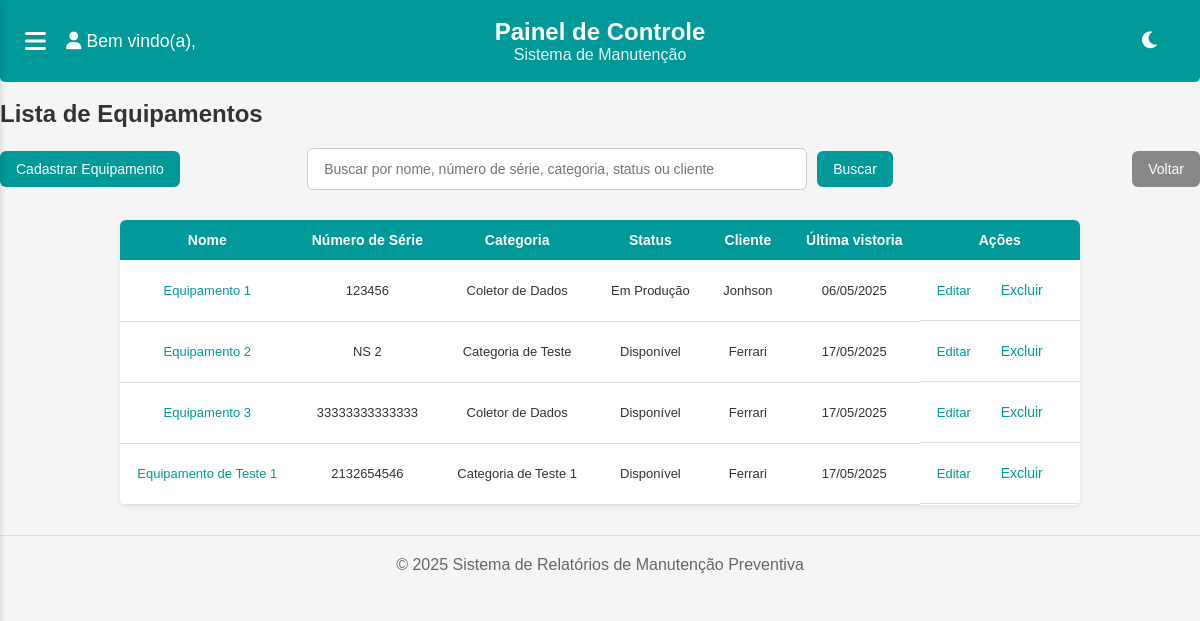
The app's page /equipamentos/, older data.
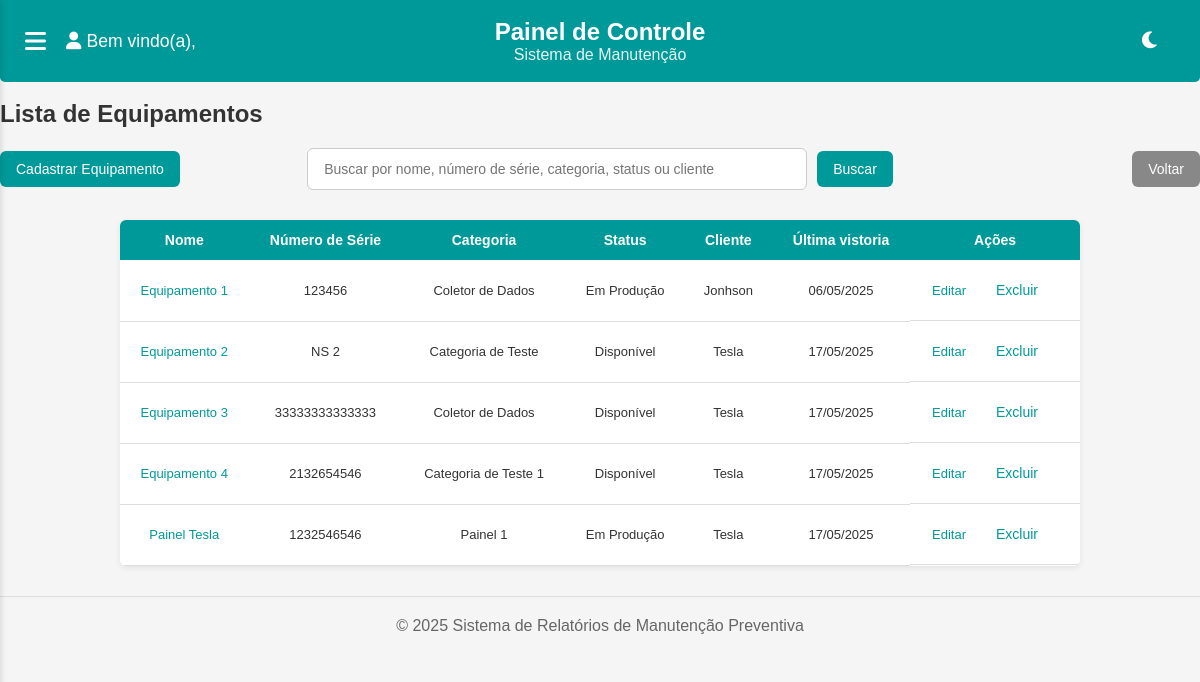
The same page, newer data.
### equipamentos/models.py (models this page shows, shortened)
class Equipamento(models.Model):
    SITUACAO_CHOICES = (
        ('em_contrato', 'Em contrato'),
        ('sem_contrato', 'Sem contrato'),
    )
    STATUS_CHOICES = (
        ('em_producao', 'Em Produção'),
        ('disponivel', 'Disponível'),
        ('em_manutencao', 'Em Manutenção'),
        ('danificado', 'Danificado'),
        ('indisponivel', 'Indisponível'),
    )
    nome = models.CharField(max_length=255)
    etiqueta = models.CharField(max_length=100, blank=True)
    numero_serie = models.CharField(max_length=100, unique=True)
    codigo_referencia = models.CharField(max_length=100, blank=True)
    categoria = models.ForeignKey(CategoriaEquipamento, on_delete=models.SET_NULL, null=True, blank=True)
    fabricante = models.CharField(max_length=100, blank=True)
    marca = models.CharField(max_length=100, blank=True)
    modelo = models.CharField(max_length=100, blank=True)
    situacao = models.CharField(max_length=20, choices=SITUACAO_CHOICES, default='em_contrato')
    status = models.CharField(max_length=20, choices=STATUS_CHOICES, default='disponivel')
    data_compra = models.DateField(null=True, blank=True)
    data_garantia = models.DateField(null=True, blank=True)
    custo = models.DecimalField(max_digits=10, decimal_places=2, null=True, blank=True)
    descricao = models.TextField(blank=True)
    fornecedores = models.CharField(max_length=255, blank=True)
    utilizado_por = models.CharField(max_length=255, blank=True)
    tags = models.CharField(max_length=255, blank=True)
    cliente = models.ForeignKey(Cliente, on_delete=models.SET_NULL, null=True, blank=True)
    cadastrado_por = models.ForeignKey(Usuario, on_delete=models.SET_NULL, null=True, blank=True, related_name='equipamentos_cadastrados')
    cadastrado_em = models.DateTimeField(auto_now_add=True)
    alterado_por = models.ForeignKey(Usuario, on_delete=models.SET_NULL, null=True, blank=True, related_name='equipamentos_alterados')
    alterado_em = models.DateTimeField(auto_now=True)
    parametros_personalizados = models.ManyToManyField(ParametroEquipamento, blank=True)

class CategoriaEquipamento(models.Model):
    nome = models.CharField(max_length=100, unique=True)
    parametros = models.ManyToManyField(ParametroEquipamento, blank=True)
    def __str__(self):
        return self.nome

### clientes/models.py (models this page shows, shortened)
class Cliente(models.Model):
    nome_fantasia = models.CharField(max_length=255)
    razao_social = models.CharField(max_length=255, blank=True)
    cnpj = models.CharField(max_length=18, unique=True)
    email = models.EmailField(blank=True)
    endereco = models.CharField(max_length=255)
    sigla = models.CharField(max_length=50, blank=True, verbose_name='Sigla do Cliente')
    unidade = models.CharField(max_length=100, blank=True)
    sub_local = models.CharField(max_length=100, blank=True, verbose_name='Sub-local')
    responsavel = models.CharField(max_length=255, blank=True)
    logo = models.ImageField(upload_to='clientes/logos/', null=True, blank=True)
    numero_contrato = models.CharField(max_length=100, blank=True)
    data_inicio_contrato = models.DateField(null=True, blank=True)
    data_vencimento_contrato = models.DateField(null=True, blank=True)
    data_cadastro = models.DateTimeField(default=timezone.now, editable=False)

### equipamentos/views.py (the view, shortened to what this page needs)
# urls.py: path('', views.listar_equipamentos, name='listar_equipamentos'),
def listar_equipamentos(request):
    termo_busca = request.GET.get('q', '')
    equipamentos = Equipamento.objects.all().order_by('nome')
    equipamentos = equipamentos.annotate(
        ultima_vistoria=Max('vistoriaequipamento__vistoriado_em')
    )
    return render(request, 'equipamentos/listar_equipamentos.html', {
        'equipamentos': equipamentos,
        'termo_busca': termo_busca
    })

### equipamentos/templates/equipamentos/listar_equipamentos.html (shortened to what this page needs)
{% extends 'base.html' %}
{% block content %}
<br>
<h2>Lista de Equipamentos</h2>
<div class="top-bar">
    <div class="left-actions">
        <a href="{% url 'equipamentos:cadastrar_equipamento' %}" class="btn">Cadastrar Equipamento</a>
    </div>
    <form method="get" action="{% url 'equipamentos:listar_equipamentos' %}" class="center-search">
        <input
            type="text"
            name="q"
            value="{{ termo_busca|default:'' }}"
            placeholder="Buscar por nome, número de série, categoria, status ou cliente"
        />
        <button type="submit" class="btn">Buscar</button>
    </form>
    <div class="right-actions">
        <a href="{% url 'core:dashboard' %}" class="btn btn-secondary">Voltar</a>
    </div>
</div>
<div class="table-wrapper">
    <table>
        <thead>
            <tr>
                <th>Nome</th>
                <th>Número de Série</th>
                <th>Categoria</th>
                <th>Status</th>
                <th>Cliente</th>
                <th>Última vistoria</th>
                <th>Ações</th>
            </tr>
        </thead>
        <tbody>
            {% for equipamento in equipamentos %}
            <tr>
                <td><a href="{% url 'equipamentos:detalhes_equipamento' equipamento.id %}">{{ equipamento.nome }}</a></td>
                <td>{{ equipamento.numero_serie }}</td>
                <td>{{ equipamento.categoria }}</td>
                <td>{{ equipamento.get_status_display }}</td>
                <td>{{ equipamento.cliente.nome_fantasia }}</td>
                <td>
                    {% if equipamento.ultima_vistoria %}
                        {{ equipamento.ultima_vistoria|date:"d/m/Y" }}
                    {% else %}
                        -
                    {% endif %}
                </td>
                <td class="table-actions">
                    <a href="{% url 'equipamentos:editar_equipamento' equipamento.id %}">Editar</a>
                    <form method="POST" action="{% url 'equipamentos:excluir_equipamento' equipamento.id %}" onsubmit="return confirm('Tem certeza que deseja excluir este equipamento?');">
                        <button type="submit">Excluir</button>
                    </form>
                </td>
            </tr>
            {% empty %}
            <tr><td colspan="6">Nenhum equipamento cadastrado.</td></tr>
            {% endfor %}
        </tbody>
    </table>
</div>
{% endblock %}

Row changes from the older to the newer data that the page shows:
changed Equipamento "Equipamento 2": cliente.nome_fantasia "Ferrari" → "Tesla"
changed Equipamento "Equipamento 3": cliente.nome_fantasia "Ferrari" → "Tesla"
changed Equipamento "Categoria de Teste 1": nome "Equipamento de Teste 1" → "Equipamento 4"; cliente.nome_fantasia "Ferrari" → "Tesla"
added Equipamento: nome "Painel Tesla", numero_serie "1232546546", categoria "Painel 1", status "Em Produção", cliente.nome_fantasia "Tesla", ultima_vistoria "17/05/2025"
